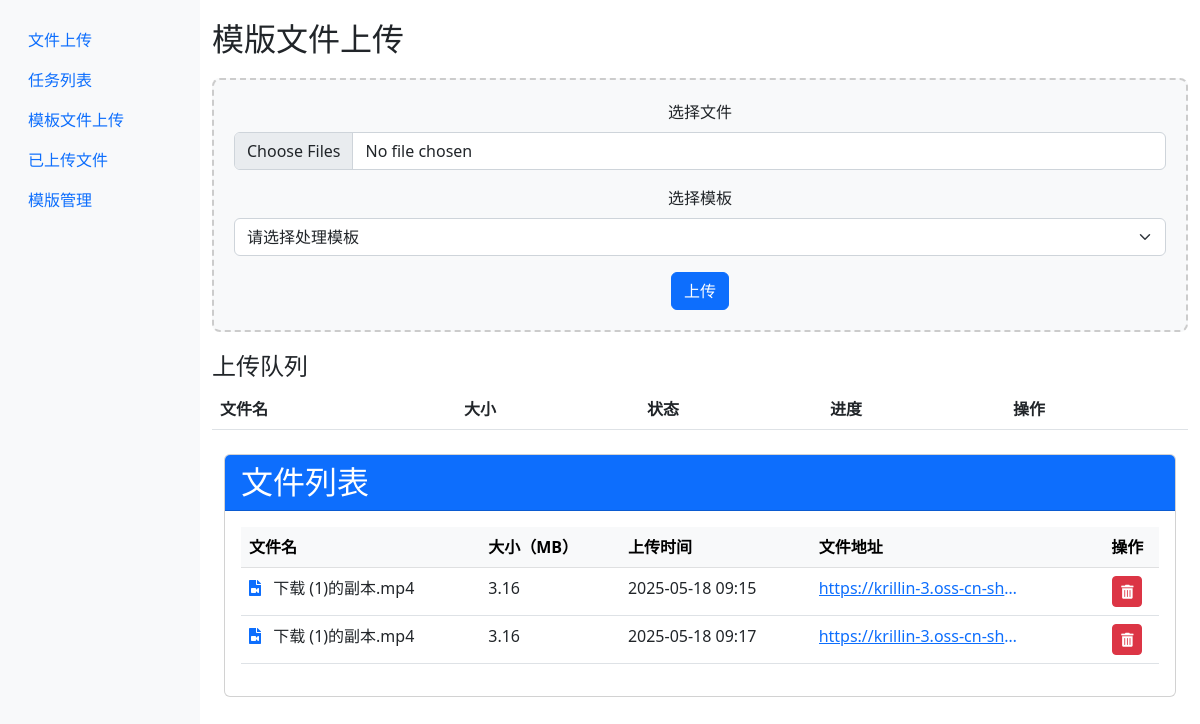
Page /templates on the earlier database version.
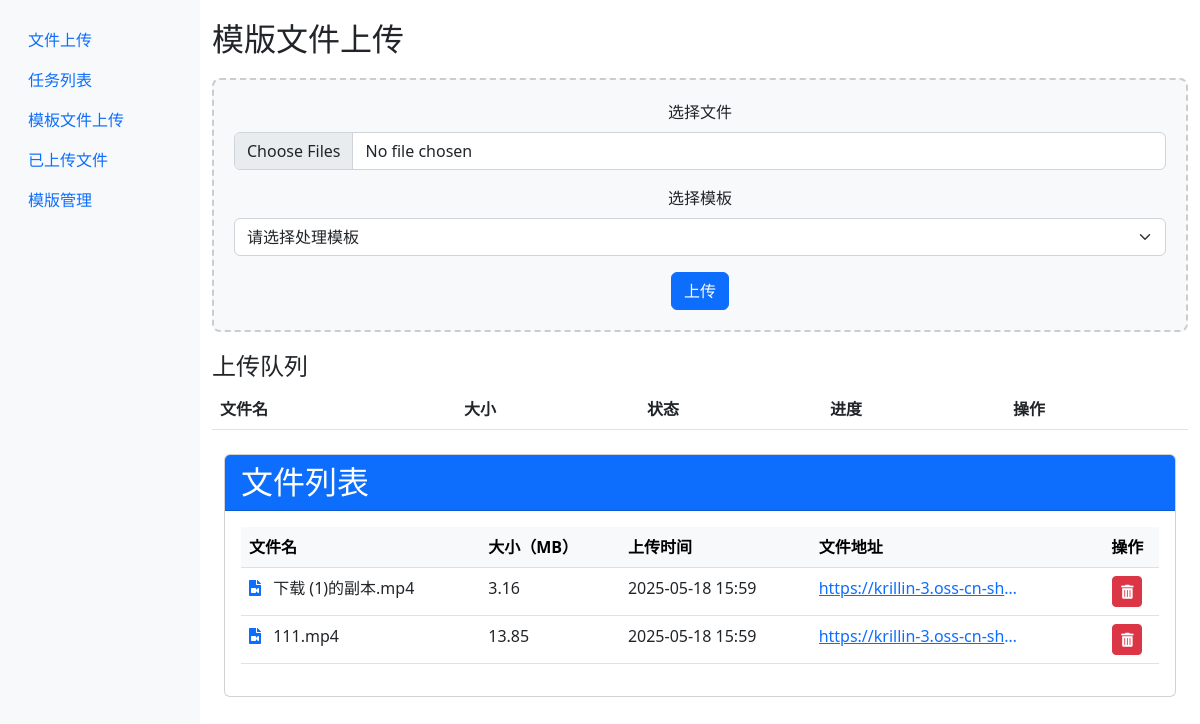
Same page on the later database version.
### models.py (models this page shows, shortened)
class Template(db.Model):
    id = db.Column(db.Integer, primary_key=True)
    filename = db.Column(db.String(100), nullable=False)  # 原始文件名
    oss_url = db.Column(db.String(255), unique=True)      # OSS 文件访问地址
    upload_time = db.Column(db.DateTime, default=datetime.utcnow) # 上传时间
    size = db.Column(db.Integer)                          # 文件大小（字节）
    description = db.Column(db.String(200))               # 可选：文件描述

### app.py (the view)
@app.route('/templates')
def templates():
    files = Template.query.all()
    return render_template('templates.html', files=files)

### templates/templates.html (shortened to what this page needs)
{% extends "base.html" %}
{% block content %}
<div class="upload-container">
    <h2>模版文件上传</h2>
    <div class="upload-area" id="dropZone">
        <form id="uploadForm" enctype="multipart/form-data">
            <div class="mb-3">
                <label for="fileInput" class="form-label">选择文件</label>
                <input type="file" class="form-control" id="fileInput" multiple accept="video/*">
            </div>
            <div class="mb-3">
                <label for="templateSelect" class="form-label">选择模板</label>
                <select class="form-select" id="templateSelect">
                    <option value="">请选择处理模板</option>
                </select>
            </div>
            <button type="submit" class="btn btn-primary">上传</button>
        </form>
    </div>
    <div id="fileList" class="mt-3">
        <h4>上传队列</h4>
        <table class="table">
            <thead>
                <tr>
                    <th>文件名</th>
                    <th>大小</th>
                    <th>状态</th>
                    <th>进度</th>
                    <th>操作</th>
                </tr>
            </thead>
        </table>
    </div>
</div>
<div class="container mt-4">
    <div class="card">
        <div class="card-header bg-primary text-white d-flex justify-content-between align-items-center">
            <h2 class="mb-0">文件列表</h2>
        </div>
        <div class="card-body">
            <div class="table-responsive">
                <table class="table table-hover">
                    <thead class="table-light">
                        <tr>
                            <th>文件名</th>
                            <th>大小（MB）</th>
                            <th>上传时间</th>
                            <th>文件地址</th>
                            <th class="text-center">操作</th>
                        </tr>
                    </thead>
                    <tbody>
                        {% for file in files %}
                        <tr>
                            <td>
                                <i class="fas fa-file-video text-primary me-2"></i>
                                {{ file.filename }}
                            </td>
                            <td>{{ (file.size / (1024*1024))|round(2) }}</td>
                            <td>{{ file.upload_time.strftime('%Y-%m-%d %H:%M') }}</td>
                            <td>
                                <a href="{{ file.oss_url }}" target="_blank" class="text-truncate d-inline-block" style="max-width: 200px;" title="{{ file.oss_url }}">
                                    {{ file.oss_url }}
                                </a>
                            </td>
                            <td class="text-center">
                                <form method="post" action="/api/delete/{{ file.id }}" class="d-inline">
                                    <button type="submit" class="btn btn-danger btn-sm"
                                            onclick="return confirm('确定要删除这个文件吗?')"
                                            title="删除文件">
                                        <i class="fas fa-trash-alt"></i>
                                    </button>
                                </form>
                            </td>
                        </tr>
                        {% endfor %}
                    </tbody>
                </table>
            </div>
        </div>
    </div>
</div>
<link rel="stylesheet" href="https://cdnjs.cloudflare.com/ajax/libs/font-awesome/5.15.4/css/all.min.css">
{% endblock %}

### templates/base.html (shortened to what this page needs)
<!DOCTYPE html>
<html>
<head>
    <link rel="stylesheet" href="{{ url_for('static', filename='css/style.css') }}">
    <link href="https://cdn.bootcdn.net/ajax/libs/twitter-bootstrap/5.2.3/css/bootstrap.min.css" rel="stylesheet">
</head>
<body>
    <div class="container-fluid">
        <div class="row">
            <div class="col-md-2 sidebar">
                <ul class="nav flex-column">
                    <li class="nav-item">
                        <a class="nav-link" href="{{ url_for('upload') }}">文件上传</a>
                    </li>
                    <li class="nav-item">
                        <a class="nav-link" href="{{ url_for('task_list') }}">任务列表</a>
                    </li>
                    <li class="nav-item">
                        <a class="nav-link" href="{{ url_for('templates') }}">模板文件上传</a>
                    </li>
                    <li class="nav-item">
                        <a class="nav-link" href="{{ url_for('files') }}">已上传文件</a>
                    </li>
                    <li class="nav-item">
                        <a class="nav-link" href="{{ url_for('taskstyles') }}">模版管理</a>
                    </li>
                </ul>
            </div>
            <div class="col-md-10 main-content">
                {% block content %}{% endblock %}
            </div>
        </div>
    </div>
</body>
</html>

### static/css/style.css (style rules this page uses)
.sidebar { background-color: #f8f9fa; min-height: 100vh; padding: 20px; }
.main-content { padding: 20px; }
.upload-area { border: 2px dashed #ccc; border-radius: 8px; padding: 20px; text-align: center; margin: 20px 0; background: #f8f9fa; }

### templates/templates.html (style rules this page uses)
.upload-area { border: 2px dashed #ccc; border-radius: 8px; padding: 20px; text-align: center; margin: 20px 0; background: #f8f9fa; }

Differences in the rows shown:
changed Template "下载 (1)的副本.mp4": upload_time "2025-05-18 09:15" → "2025-05-18 15:59"
changed Template (number 2 of 2 on the later page): filename "下载 (1)的副本.mp4" → "111.mp4"; (file.size/(1024*1024))|round(2) "3.16" → "13.85"; upload_time "2025-05-18 09:17" → "2025-05-18 15:59"
